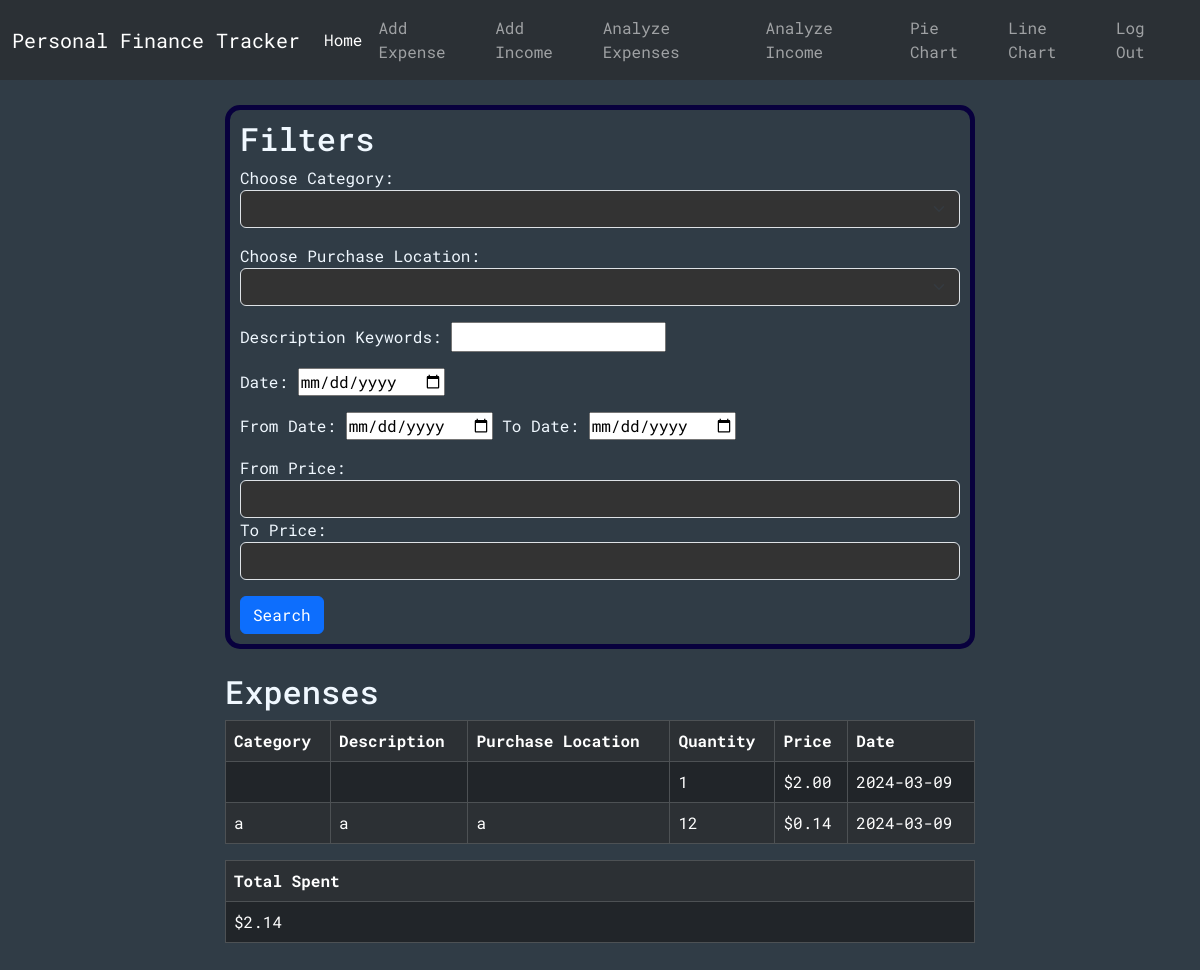
The page /analyzeExpenses (signed in) on the database as committed earlier.
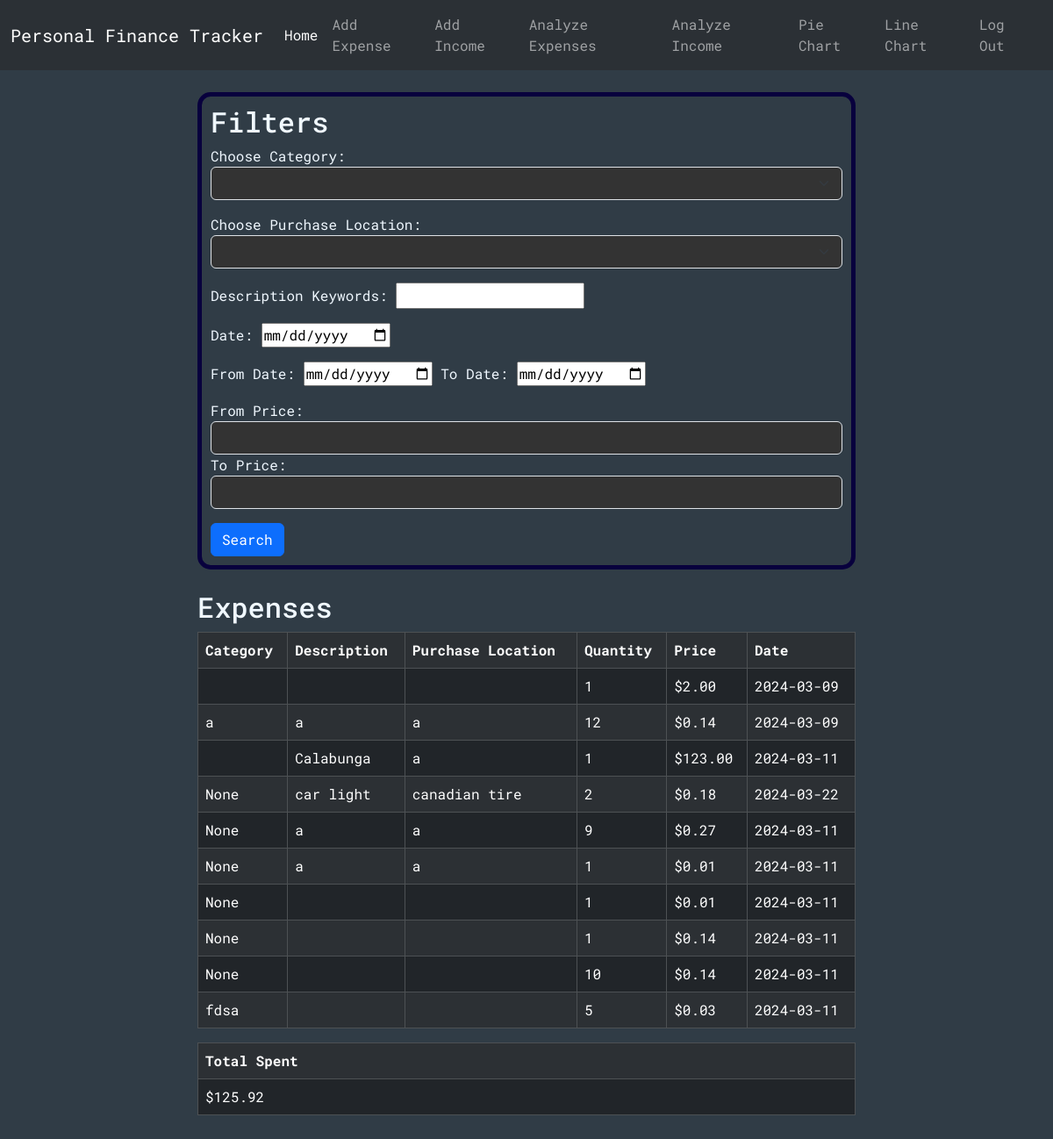
The same page on the database as committed later.
### tables this page shows
CREATE TABLE expenses (id INTEGER PRIMARY KEY, user_id INTEGER NOT NULL, category TEXT, description TEXT, purchaseLocation TEXT, quantity INTEGER NOT NULL, price NUMERIC NOT NULL, date TEXT NOT NULL, color TEXT, FOREIGN KEY (user_id) REFERENCES users(id));

### app.py (the view)
@app.route("/analyzeExpenses", methods=["GET", "POST"])
@login_required
def analyzeExpenses():
    conn = get_db_connection()
    categories = conn.execute("SELECT DISTINCT category FROM expenses WHERE user_id = ?", (session["user_id"],)).fetchall()
    purchaseLocations = conn.execute("SELECT DISTINCT purchaseLocation FROM expenses WHERE user_id = ?", (session["user_id"],)).fetchall()
    categoryFilter = None
    purchaseLocationFilter = None
    keywordsFilter = None
    dateFilter = None
    fromDateFilter =None
    toDateFilter = None
    fromPriceFilter = None
    toPriceFilter = None
    exps = conn.execute("SELECT * FROM expenses WHERE user_id = ?", (session["user_id"],)).fetchall()
    total = conn.execute("SELECT SUM(price) AS sum FROM expenses WHERE user_id = ?", (session["user_id"],)).fetchall()[0]["sum"]
    if request.method == "POST":
        categoryFilter = request.form.get("category")
        purchaseLocationFilter = request.form.get("purchaseLocation")
        keywordsFilter = request.form.get("keywords")
        dateFilter = request.form.get("date")
        fromDateFilter = request.form.get("fromDate")
        toDateFilter = request.form.get("toDate")
        fromPriceFilter = request.form.get("fromPrice")
        toPriceFilter = request.form.get("toPrice")
        if dateFilter and (fromDateFilter or toDateFilter):
            flash("Cannot do from-to date at the same time as a specific date")
        if (fromPriceFilter and toPriceFilter) and float(fromPriceFilter) > float(toPriceFilter):
            flash("From-price must be smaller than to-price")
        if fromDateFilter:
            fD = date.fromisoformat(fromDateFilter)
        if toDateFilter:
            tD = date.fromisoformat(toDateFilter)
        if  fromDateFilter and toDateFilter and (not dateIsLessThan(fD, tD)):
            flash("From-date must be less than to-date")
        floatedFromPriceFilter = 0
        if fromPriceFilter:
            floatedFromPriceFilter = float(fromPriceFilter)
        floatedToPriceFilter = 0
        if toPriceFilter:
            floatedToPriceFilter = float(toPriceFilter)
        exps = conn.execute("SELECT * FROM expenses WHERE"\
                            " user_id = ?"\
                            " AND CASE WHEN ? != '' THEN category = ? ELSE 1 END"\
                            " AND CASE WHEN ? != '' THEN purchaseLocation = ? ELSE 1 END"\
                            " AND CASE WHEN ? != '' THEN description LIKE ? ELSE 1 END"\
                            " AND CASE WHEN ? != '' THEN date = ? ELSE 1 END"\
                             " AND CASE WHEN ? != '' AND ? != '' THEN date BETWEEN ? AND ? "\
                                " WHEN ? != '' AND ? == '' THEN date BETWEEN ? AND '9999-00-00'"\
                                " WHEN ? != '' AND ? == '' THEN date BETWEEN 0000-00-00  AND ?"\
                                " ELSE 1 END"\
                            " AND CASE WHEN ? != '' AND ? != '' THEN price BETWEEN ? AND ? "\
                                " WHEN ? != '' AND ? == '' THEN price BETWEEN ? AND 99999999"\
                                " WHEN ? != '' AND ? == '' THEN price BETWEEN 0 AND ?"\
                                " ELSE 1 END"
                            , (session["user_id"], categoryFilter, categoryFilter, purchaseLocationFilter, purchaseLocationFilter, keywordsFilter, f'%{keywordsFilter}%', dateFilter, dateFilter, fromDateFilter, toDateFilter, fromDateFilter, toDateFilter, fromDateFilter, toDateFilter, fromDateFilter, toDateFilter, fromDateFilter, toDateFilter , fromPriceFilter, toPriceFilter, floatedFromPriceFilter, floatedToPriceFilter, fromPriceFilter, toPriceFilter, floatedFromPriceFilter, fromPriceFilter, toPriceFilter, floatedToPriceFilter)).fetchall()
        total = conn.execute("SELECT SUM(price) AS sum FROM expenses WHERE"\
                            " user_id = ?"\
                            " AND CASE WHEN ? != '' THEN category = ? ELSE 1 END"\
                            " AND CASE WHEN ? != '' THEN purchaseLocation = ? ELSE 1 END"\
                            " AND CASE WHEN ? != '' THEN description LIKE ? ELSE 1 END"\
                            " AND CASE WHEN ? != '' THEN date = ? ELSE 1 END"\
                            " AND CASE WHEN ? != '' AND ? != '' THEN date BETWEEN ? AND ? "\
                                " WHEN ? != '' AND ? == '' THEN date BETWEEN ? AND '9999-00-00'"\
                                " WHEN ? != '' AND ? == '' THEN date BETWEEN 0000-00-00  AND ?"\
                                " ELSE 1 END"\
                            " AND CASE WHEN ? != '' AND ? != '' THEN price BETWEEN ? AND ? "\
                                " WHEN ? != '' AND ? == '' THEN price BETWEEN ? AND 99999999"\
                                " WHEN ? != '' AND ? == '' THEN price BETWEEN 0 AND ?"\
                                " ELSE 1 END"
                            , (session["user_id"], categoryFilter, categoryFilter, purchaseLocationFilter, purchaseLocationFilter, keywordsFilter, f'%{keywordsFilter}%', dateFilter, dateFilter, fromDateFilter, toDateFilter, fromDateFilter, toDateFilter, fromDateFilter, toDateFilter, fromDateFilter, toDateFilter, fromDateFilter, toDateFilter, fromPriceFilter, toPriceFilter, floatedFromPriceFilter, floatedToPriceFilter, fromPriceFilter, toPriceFilter, floatedFromPriceFilter, fromPriceFilter, toPriceFilter, floatedToPriceFilter)).fetchall()[0]["sum"]
    elif request.method == "GET":
        categoryFilter = categoryFilter if categoryFilter is not None else ""
        purchaseLocationFilter = purchaseLocationFilter if purchaseLocationFilter is not None else ""
        keywordsFilter = keywordsFilter if keywordsFilter is not None else ""
        dateFilter = dateFilter if dateFilter is not None else ""
        fromDateFilter = fromDateFilter if fromDateFilter is not None else ""
        toDateFilter = toDateFilter if toDateFilter is not None else ""
        fromPriceFilter = fromPriceFilter if fromPriceFilter is not None else ""
        toPriceFilter = toPriceFilter if toPriceFilter is not None else ""
    return render_template("analyzeExpenses.html", categories=categories,purchaseLocations=purchaseLocations,expenses=exps,total=total,categoryFilter=categoryFilter,purchaseLocationFilter=purchaseLocationFilter,keywordsFilter=keywordsFilter,dateFilter=dateFilter,fromDateFilter=fromDateFilter,toDateFilter=toDateFilter,    fromPriceFilter=fromPriceFilter, toPriceFilter=toPriceFilter)

### helpers.py (called while the page is built)
def login_required(f):
    @wraps(f)
    def decorated_function(*args, **kwargs):
        if session.get("user_id") is None:
            return redirect("/login")
        return f(*args, **kwargs)
    return decorated_function

def get_db_connection():
    conn = sqlite3.connect('database.db')
    conn.row_factory = sqlite3.Row
    return conn

### templates/analyzeExpenses.html (shortened to what this page needs)
{% extends "layout.html" %}
{% block body %}
<div class="cont center-horizontal">
  <div class="formBox">
    <h2>Filters</h2>
    <form action="/analyzeExpenses" method="post">
      <div class="mb-3">
        <label for="category">Choose Category:</label>
        <select name="category" id="category" class="form-select">
          {% for category in categories %}
          <option value="{{category['category']}}" {% if category['category'] == categoryFilter %}selected{% endif %}>
          </option>
          {% endfor %}
        </select>
      </div>
      <div class="mb-3">
        <label for="purchaseLocation">Choose Purchase Location:</label>
        <select
          name="purchaseLocation"
          id="purchaseLocation"
          class="form-select"
        >
          {% for purchaseLocation in purchaseLocations %}
          <option value="{{purchaseLocation['purchaseLocation']}}" {% if purchaseLocation['purchaseLocation'] == purchaseLocationFilter %}selected{% endif %}>
          </option>
          {% endfor %}
        </select>
      </div>
      <div class="mb-3">
        <label for="keywords">Description Keywords:</label>
        <input
          type="text"
          name="keywords"
          id="keywords"
          value="{{keywordsFilter}}"
        />
      </div>
      <div class="mb-3">
        <label for="date">Date:</label>
        <input type="date" name="date" id="date" value="{{dateFilter}}" />
      </div>
      <div class="mb-3">
        <label for="fromDate">From Date:</label>
        <input
          type="date"
          name="fromDate"
          id="fromDate"
          value="{{fromDateFilter}}"
        />
        <label for="toDate">To Date:</label>
        <input type="date" name="toDate" id="toDate" value="{{toDateFilter}}" />
      </div>
      <div class="mb-3">
        <label for="fromPrice">From Price:</label>
        <input
          type="number"
          step="0.01"
          min="0"
          class="form-control"
          name="fromPrice"
          id="fromPrice"
          value="{{fromPriceFilter}}"
        />
        <label for="toPrice">To Price:</label>
        <input
          type="number"
          step="0.01"
          min="0"
          class="form-control"
          name="toPrice"
          id="toPrice"
          value="{{toPriceFilter}}"
        />
      </div>
      <button type="submit" class="btn btn-primary">Search</button>
    </form>
  </div>
  <br />
  {% if expenses -%}
  <div>
    <div>
      <h2>Expenses</h2>
      <div class="table-responsive">
        <table
          class="table table-dark table-striped table-bordered table-hover"
        >
          <tr>
            <th scope="col">Category</th>
            <th scope="col">Description</th>
            <th scope="col">Purchase Location</th>
            <th scope="col">Quantity</th>
            <th scope="col">Price</th>
            <th scope="col">Date</th>
          </tr>
          {% for expense in expenses %}
          <tr>
            <td>{{ expense["category"] }}</td>
            <td>{{ expense["description"] }}</td>
            <td>{{ expense["purchaseLocation"] }}</td>
            <td>{{ expense["quantity"] }}</td>
            <td>{{ "$%.2f"| format(expense["price"] )}}</td>
            <td>{{ expense["date"] }}</td>
          </tr>
          {% endfor %}
        </table>
      </div>
      <table class="table table-dark table-striped table-bordered table-hover">
        <tr>
          <th scope="col">Total Spent</th>
        </tr>
        <tr>
          <td>{{"$%.2f"| format(total)}}</td>
        </tr>
      </table>
    </div>
    {% endif %}
  </div>
</div>
{% endblock %}

### templates/layout.html (shortened to what this page needs)
{% include "base.html" %}
<nav class="navbar navbar-expand-lg bg-body-tertiary" data-bs-theme="dark">
  <div class="container-fluid">
    <a class="navbar-brand" href="/">Personal Finance Tracker</a>
    <div class="collapse navbar-collapse" id="navbarSupportedContent">
      <div>
        <ul class="navbar-nav">
          <li class="nav-item" style="margin-top: auto; margin-bottom: auto">
            <a class="nav-link active" aria-current="page" href="/">Home</a>
          </li>
          <li class="nav-item">
            <a class="nav-link" href="/add-expense">Add Expense</a>
          </li>
          <li class="nav-item">
            <a class="nav-link" href="/add-income">Add Income</a>
          </li>
          <li class="nav-item">
            <a class="nav-link" href="/analyzeExpenses">Analyze Expenses</a>
          </li>
          <li class="nav-item">
            <a class="nav-link" href="/analyzeIncome">Analyze Income</a>
          </li>
          <li class="nav-item">
            <a class="nav-link" href="/pieChart">Pie Chart</a>
          </li>
          <li class="nav-item">
            <a class="nav-link" href="/lineChart">Line Chart</a>
          </li>
        </ul>
      </div>
      <div class="navbar-nav flex-end right-div">
        <a class="nav-link" href="/login">Log Out</a>
      </div>
    </div>
  </div>
</nav>
{% block body %}{% endblock %}

### templates/base.html (shortened to what this page needs)
<!DOCTYPE html>
<html lang="en">
  <head>
    <link rel="stylesheet" href="../static/styles/CSS.css" />
    <link
      href="https://cdn.jsdelivr.net/npm/bootstrap@5.3.2/dist/css/bootstrap.min.css"
      rel="stylesheet"
    />
    <link
      href="https://netdna.bootstrapcdn.com/font-awesome/3.2.1/css/font-awesome.css"
      rel="stylesheet"
    />
  </head>
  <body id="body">
  </body>
</html>

### static/styles/CSS.css (style rules this page uses)
.cont { display: flex; justify-content: center; padding: 15px; flex-direction: column; color: aliceblue; max-width: 100vw; }
.navbar-nav { z-index: 1000; }
.center-horizontal { margin: 0 auto; width: 90vw; max-width: 800px; padding: 25px; }
.right-div { margin-left: auto; box-sizing: border-box; }
.formBox { border: 5px solid rgb(8, 0, 61); border-radius: 15px; padding: 10px; }
#body { background-color: rgb(48, 60, 70); font-family: "Roboto Mono", monospace; color: aliceblue; }
.form-select { background-color: #333 !important; color: aliceblue !important; }
.form-control { background-color: #333 !important; color: #f0f8ff !important; }

Rows that differ between the two databases and show on the page:
added expenses: description "Calabunga", purchaseLocation "a", quantity "1", price "$123.00", date "2024-03-11"
added expenses: category "None", description "car light", purchaseLocation "canadian tire", quantity "2", price "$0.18", date "2024-03-22"
added expenses: category "None", description "a", purchaseLocation "a", quantity "9", price "$0.27", date "2024-03-11"
added expenses: category "None", description "a", purchaseLocation "a", quantity "1", price "$0.01", date "2024-03-11"
added expenses: category "None", quantity "1", price "$0.01", date "2024-03-11"
added expenses: category "None", quantity "1", price "$0.14", date "2024-03-11"
added expenses: category "None", quantity "10", price "$0.14", date "2024-03-11"
added expenses: category "fdsa", quantity "5", price "$0.03", date "2024-03-11"
Other text that changed with them:
{{ "$%.2f"| format(total) }}: "$2.14" → "$125.92"
